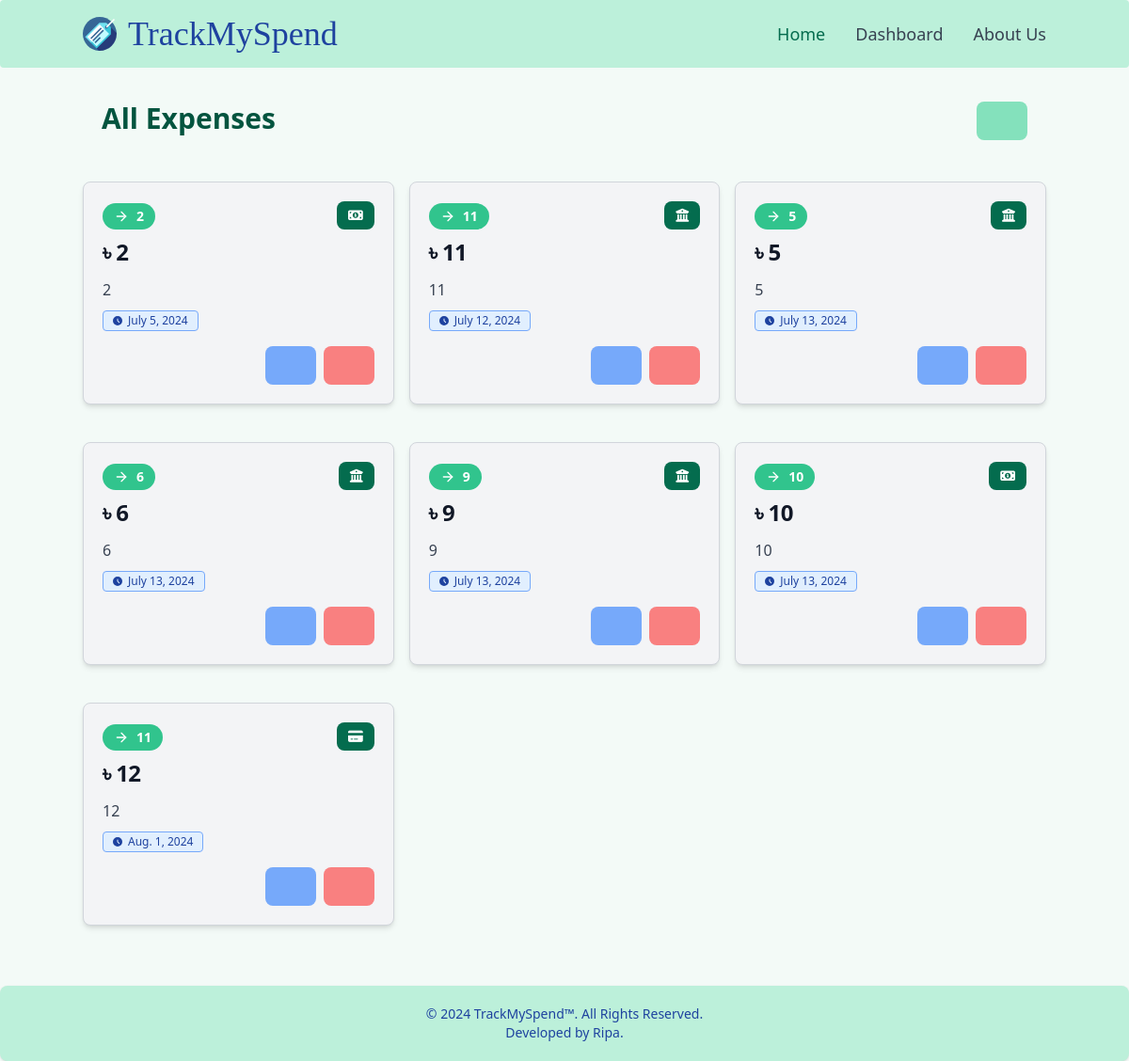
Before: / with the older database file.
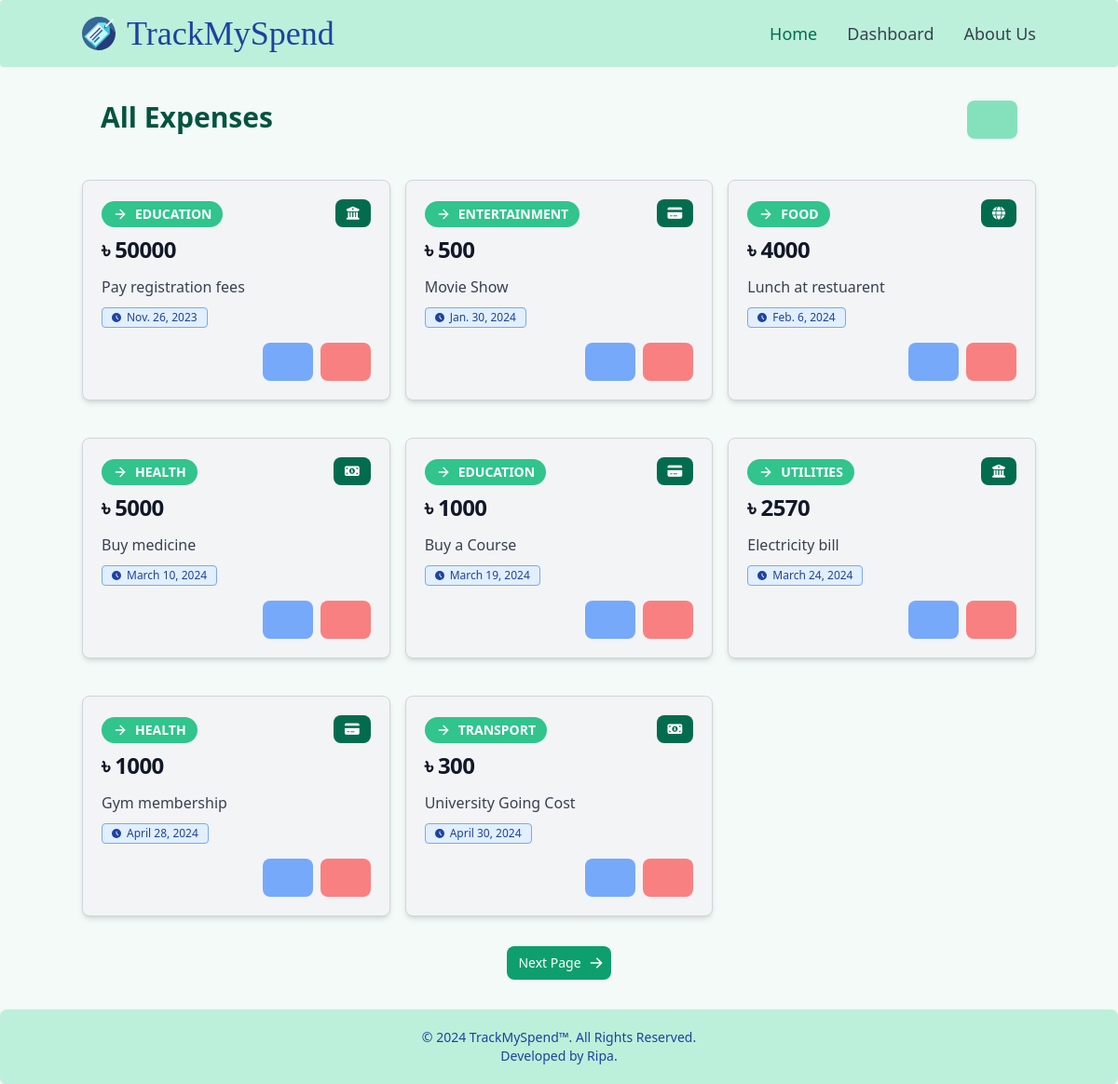
After: the same page with the newer database file.
### tracker/models.py (models this page shows, shortened)
class Tracker(models.Model):
    category = models.CharField(max_length=100)
    amount = models.IntegerField()
    title = models.TextField()
    date = models.DateField()
    payment_method = models.CharField(max_length=50, choices=[
        ('Cash', 'Cash'),
        ('Card', 'Card'),
        ('Online Payment', 'Online Payment'),
         ('Bank Transfer', 'Bank Transfer')
    ])

### tracker/views.py (the view)
# urls.py: path('', ExpenseListView.as_view(), name='home'),
class ExpenseListView(ListView):
    model = Tracker
    template_name = 'home.html'
    context_object_name = 'expenses'
    ordering = ['date']
    paginate_by = 8

### templates/home.html (shortened to what this page needs)
{% extends "base.html" %} {% block content %}
<div class="flex flex-cols justify-between p-5">
  <div>
    <h1 class="text-3xl font-semibold text-green-800">All Expenses</h1>
  </div>
  <div>
    <a
      href="{% url 'create' %}"
      class="inline-flex items-center px-3 py-2 text-sm font-medium text-center text-white bg-green-300 rounded-lg hover:bg-green-800 focus:ring-4 focus:outline-none focus:ring-green-300 dark:bg-green-600 dark:hover:bg-green-700 dark:focus:ring-green-800"
    >
      <lord-icon
        src="https://cdn.lordicon.com/hqymfzvj.json"
        trigger="hover"
        style="width: 30px; height: 25px"
      >
      </lord-icon>
    </a>
  </div>
</div>
<div class="grid grid-cols-1 md:grid-cols-3 gap-4">
  {% for expense in expenses %}
  <div
    class="bg-gray-100 border border-gray-300 rounded-lg mt-6 shadow-md dark:bg-gray-800 dark:border-gray-700"
  >
    <div class="p-5">
      <div class="flex justify-between items-end">
        <div
          class="text-sm inline-flex items-center font-bold leading-sm uppercase px-3 py-1 bg-green-400 text-white rounded-full"
        >
          <svg
            xmlns="http://www.w3.org/2000/svg"
            width="16"
            height="16"
            viewBox="0 0 24 24"
            fill="none"
            stroke="currentColor"
            stroke-width="2"
            stroke-linecap="round"
            stroke-linejoin="round"
            class="feather feather-arrow-right mr-2"
          >
            <line x1="5" y1="12" x2="19" y2="12"></line>
            <polyline points="12 5 19 12 12 19"></polyline>
          </svg>
          {{ expense.category }}
        </div>
        <div
          class="inline-flex items-center px-3 py-2 text-sm font-medium text-center text-white bg-green-700 rounded-lg hover:bg-green-800 focus:ring-4 focus:outline-none focus:ring-green-300 dark:bg-green-600 dark:hover:bg-green-700 dark:focus:ring-green-800"
        >
          {% if expense.payment_method == 'Cash' %}
          <i class="fas fa-money-bill-alt"></i>
          {% elif expense.payment_method == 'Card' %}
          <i class="fas fa-credit-card"></i>
          {% elif expense.payment_method == 'Bank Transfer' %}
          <i class="fas fa-university"></i>
          {% elif expense.payment_method == 'Online Payment' %}
          <i class="fas fa-globe"></i>
          {% endif %}
        </div>
      </div>
      <h5
        class="mb-3 mt-2 text-2xl font-bold tracking-tight text-gray-900 dark:text-white"
      >
        ৳ {{ expense.amount }}
      </h5>
      <p class="mb-2 font-normal text-gray-700 dark:text-gray-400">
        {{ expense.title }}
      </p>
      <span
        class="bg-blue-100 text-blue-800 text-xs font-medium inline-flex items-center px-2.5 py-0.5 rounded dark:bg-gray-700 dark:text-blue-400 border border-blue-400"
      >
        <svg
          class="w-2.5 h-2.5 me-1.5"
          aria-hidden="true"
          xmlns="http://www.w3.org/2000/svg"
          fill="currentColor"
          viewBox="0 0 20 20"
        >
          <path
            d="M10 0a10 10 0 1 0 10 10A10.011 10.011 0 0 0 10 0Zm3.982 13.982a1 1 0 0 1-1.414 0l-3.274-3.274A1.012 1.012 0 0 1 9 10V6a1 1 0 0 1 2 0v3.586l2.982 2.982a1 1 0 0 1 0 1.414Z"
          />
        </svg>
        {{ expense.date }}
      </span>
      <div class="flex justify-end mt-4">
        <a
          href="{% url 'update' expense.pk %}"
          class="inline-flex items-center px-3 py-2 text-sm font-medium text-center text-white bg-blue-400 rounded-lg hover:bg-blue-600 focus:ring-4 focus:outline-none focus:ring-blue-300 dark:bg-blue-600 dark:hover:bg-blue-700 dark:focus:ring-blue-800 mr-2"
        >
          <lord-icon
            src="https://cdn.lordicon.com/wuvorxbv.json"
            trigger="hover"
            style="width: 30px; height: 25px"
          >
          </lord-icon>
        </a>
        <form
          action="{% url 'delete' expense.pk %}"
          method="post"
          class="inline"
        >
          <button
            type="submit"
            class="inline-flex items-center px-3 py-2 text-sm font-medium text-center text-white bg-red-400 rounded-lg hover:bg-red-600 focus:ring-4 focus:outline-none focus:ring-red-300 dark:bg-red-600 dark:hover:bg-red-700 dark:focus:ring-red-800"
          >
            <lord-icon
              src="https://cdn.lordicon.com/wpyrrmcq.json"
              trigger="hover"
              style="width: 30px; height: 25px"
            >
            </lord-icon>
          </button>
        </form>
      </div>
    </div>
  </div>
  {% endfor %}
</div>
<div class="flex justify-center mt-8 mb-8">
  {% if is_paginated %} {% if page_obj.has_next %}
  <a
    href="?page={{ page_obj.next_page_number }}"
    class="inline-flex items-center px-3 py-2 text-sm font-medium text-center text-white bg-green-500 rounded-lg hover:bg-green-600 focus:ring-4 focus:outline-none focus:ring-blue-300 dark:bg-blue-600 dark:hover:bg-blue-700 dark:focus:ring-blue-800"
  >
    Next Page
    <svg
      class="w-4 h-4 ml-2 -mr-1"
      fill="currentColor"
      viewBox="0 0 20 20"
      xmlns="http://www.w3.org/2000/svg"
    >
      <path
        fill-rule="evenodd"
        d="M10.293 3.293a1 1 0 011.414 0l6 6a1 1 0 010 1.414l-6 6a1 1 0 01-1.414-1.414L14.586 11H3a1 1 0 110-2h11.586l-4.293-4.293a1 1 0 010-1.414z"
        clip-rule="evenodd"
      ></path>
    </svg>
  </a>
  {% endif %} {% endif %}
</div>
{% endblock content %}

### templates/base.html (shortened to what this page needs)
{% load compress %} {% load static %}
<!DOCTYPE html>
<html lang="en">
  <head>
    <link
      rel="stylesheet"
      href="https://cdnjs.cloudflare.com/ajax/libs/font-awesome/6.0.0-beta3/css/all.min.css"
    />
    {% compress css %}
    <link rel="stylesheet" href="{% static 'src/output.css' %}" />
    {% endcompress %}
  </head>
  <body class="bg-green-50">
    <nav
      class="bg-green-200 border-gray-200 px-2 sm:px-4 py-4 rounded dark:bg-gray-800"
    >
      <div
        class="container flex flex-wrap items-center justify-between mx-auto"
      >
        <a href="{% url 'home' %}" class="flex items-center">
          <img src="media/logo.svg" class="h-6 mr-3 sm:h-9" alt="Logo" />
          <span
            class="self-center text-blue-800 text-4xl font-serif whitespace-nowrap dark:text-white"
            >TrackMySpend</span
          >
        </a>
        <div class="hidden w-full md:block md:w-auto" id="mobile-menu">
          <ul
            class="flex flex-col mt-4 md:flex-row md:space-x-8 md:mt-0 md:text-sm md:font-medium"
          >
            <li>
              <a
                href="{% url 'home' %}"
                class="block py-2 pl-3 pr-4 text-lg text-white bg-green-700 rounded md:bg-transparent md:text-green-700 md:p-0 dark:text-white"
                aria-current="page"
                >Home</a
              >
            </li>
            <li>
              <a
                href="{% url 'dashboard' %}"
                class="block py-2 pl-3 pr-4 text-lg text-gray-700 border-b border-gray-100 hover:bg-gray-50 md:hover:bg-transparent md:border-0 md:hover:text-green-700 md:p-0 dark:text-gray-400 md:dark:hover:text-white dark:hover:bg-gray-700 dark:hover:text-white md:dark:hover:bg-transparent dark:border-gray-700"
                >Dashboard</a
              >
            </li>
            <li>
              <a
                href="#"
                class="block py-2 pl-3 pr-4 text-lg text-gray-700 border-b border-gray-100 hover:bg-gray-50 md:hover:bg-transparent md:border-0 md:hover:text-green-700 md:p-0 dark:text-gray-400 md:dark:hover:text-white dark:hover:bg-gray-700 dark:hover:text-white md:dark:hover:bg-transparent dark:border-gray-700"
                >About Us</a
              >
            </li>
          </ul>
        </div>
      </div>
    </nav>
    <div class="container mx-auto mt-4">
      {% block content %} {% endblock content %}
    </div>
    {% block footer %}
    <footer class="mt-auto bg-green-200 bottom-0 rounded-lg shadow md:px-6 md:py-5 dark:bg-gray-900">
        <span class="block text-sm text-blue-800 sm:text-center dark:text-gray-400">
            © <span id="year"></span>
            <a href="{% url 'home' %}" class="hover:underline">TrackMySpend™</a>. All Rights Reserved.
        </span>
        <span class="block text-sm text-blue-800 sm:text-center dark:text-gray-400">
            Developed by Ripa.
        </span>
    </footer>
{% endblock footer %}
  </body>
</html>

Changed rows visible on the page:
removed Tracker: category "2", payment_method "Cash" (drawn), amount "2", title "2", date "July 5, 2024"
removed Tracker: category "11", payment_method "Bank Transfer" (drawn), amount "11", title "11", date "July 12, 2024"
removed Tracker: category "5", payment_method "Bank Transfer" (drawn), amount "5", title "5", date "July 13, 2024"
removed Tracker: category "6", payment_method "Bank Transfer" (drawn), amount "6", title "6", date "July 13, 2024"
removed Tracker: category "9", payment_method "Bank Transfer" (drawn), amount "9", title "9", date "July 13, 2024"
removed Tracker: category "10", payment_method "Cash" (drawn), amount "10", title "10", date "July 13, 2024"
removed Tracker: category "11", payment_method "Card" (drawn), amount "12", title "12", date "Aug. 1, 2024"
added Tracker: category "EDUCATION", payment_method "Bank Transfer" (drawn), amount "50000", title "Pay registration fees", date "Nov. 26, 2023"
added Tracker: category "ENTERTAINMENT", payment_method "Card" (drawn), amount "500", title "Movie Show", date "Jan. 30, 2024"
added Tracker: category "FOOD", payment_method "Online Payment" (drawn), amount "4000", title "Lunch at restuarent", date "Feb. 6, 2024"
added Tracker: category "HEALTH", payment_method "Cash" (drawn), amount "5000", title "Buy medicine", date "March 10, 2024"
added Tracker: category "EDUCATION", payment_method "Card" (drawn), amount "1000", title "Buy a Course", date "March 19, 2024"
added Tracker: category "UTILITIES", payment_method "Bank Transfer" (drawn), amount "2570", title "Electricity bill", date "March 24, 2024"
added Tracker: category "HEALTH", payment_method "Card" (drawn), amount "1000", title "Gym membership", date "April 28, 2024"
added Tracker: category "TRANSPORT", payment_method "Cash" (drawn), amount "300", title "University Going Cost", date "April 30, 2024"
Other visible differences:
text now shown: "Next Page"
